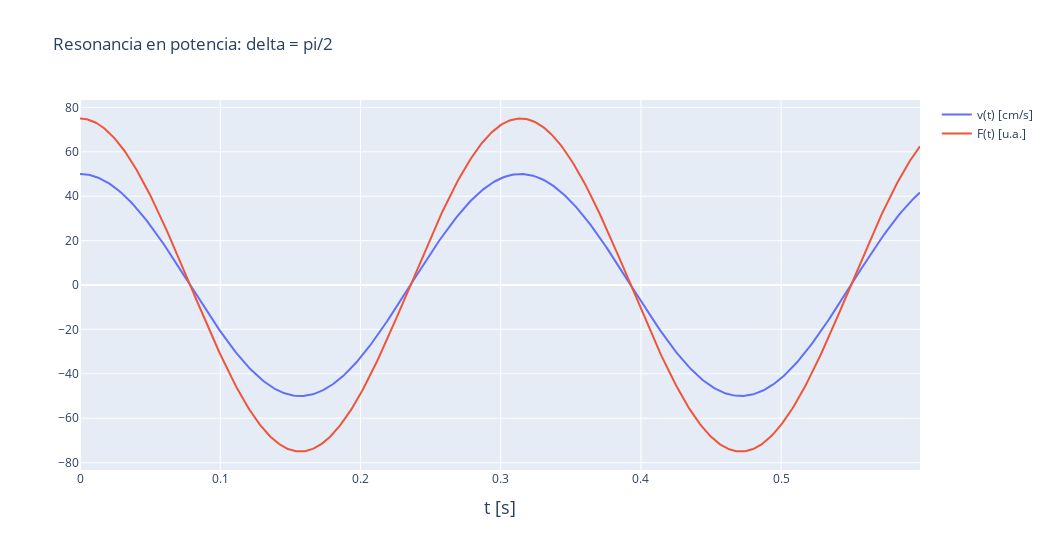

Here is the notebook cell this chart was saved with:
### Code cell
fig = go.Figure()
fig.update_layout(showlegend=True, width=1050, height=550, title_text='Resonancia en potencia: delta = pi/2')
fig.update_yaxes(automargin=False)
fig.update_xaxes(title_text='t [s]', titlefont=dict(size=18))
# fig.update_yaxes(title_text='v [cm/s]', titlefont=dict(size=18), title_standoff = 0)
# fig.update_yaxes(showticklabels=False)
# fig.update_yaxes(range = [-1,1])

ts = np.arange(0,0.6,0.001)
fig.add_trace(
    go.Scatter(
            mode='lines',
            name="v(t) [cm/s]",
            x=ts,
            y=[s.vest(t)*100 for t in ts]
        )
)
fig.add_trace(
    go.Scatter(
            mode='lines',
            name="F(t) [u.a.]",
            x=ts,
            y=[1.5*s.F(t)*100*s.w*s.Aest/s.F0 + 0 for t in ts]
        )
)

### Figure 1 — Plotly figure (JSON) as saved in the notebook; plotly's stock layout.template omitted (floating-point values rounded to 4 significant figures; data arrays with more than 128 entries replaced by an {"elided": "..."} marker saying what was removed)
{"data": [{"mode": "lines", "name": "v(t) [cm/s]", "type": "scatter", "x": {"elided": "600 float values"}, "y": {"elided": "600 float values"}}, {"mode": "lines", "name": "F(t) [u.a.]", "type": "scatter", "x": {"elided": "600 float values"}, "y": {"elided": "600 float values"}}], "layout": {"height": 550, "showlegend": true, "title": {"text": "Resonancia en potencia: delta = pi/2"}, "width": 1050, "xaxis": {"title": {"font": {"size": 18}, "text": "t [s]"}}, "yaxis": {"automargin": false}}}
